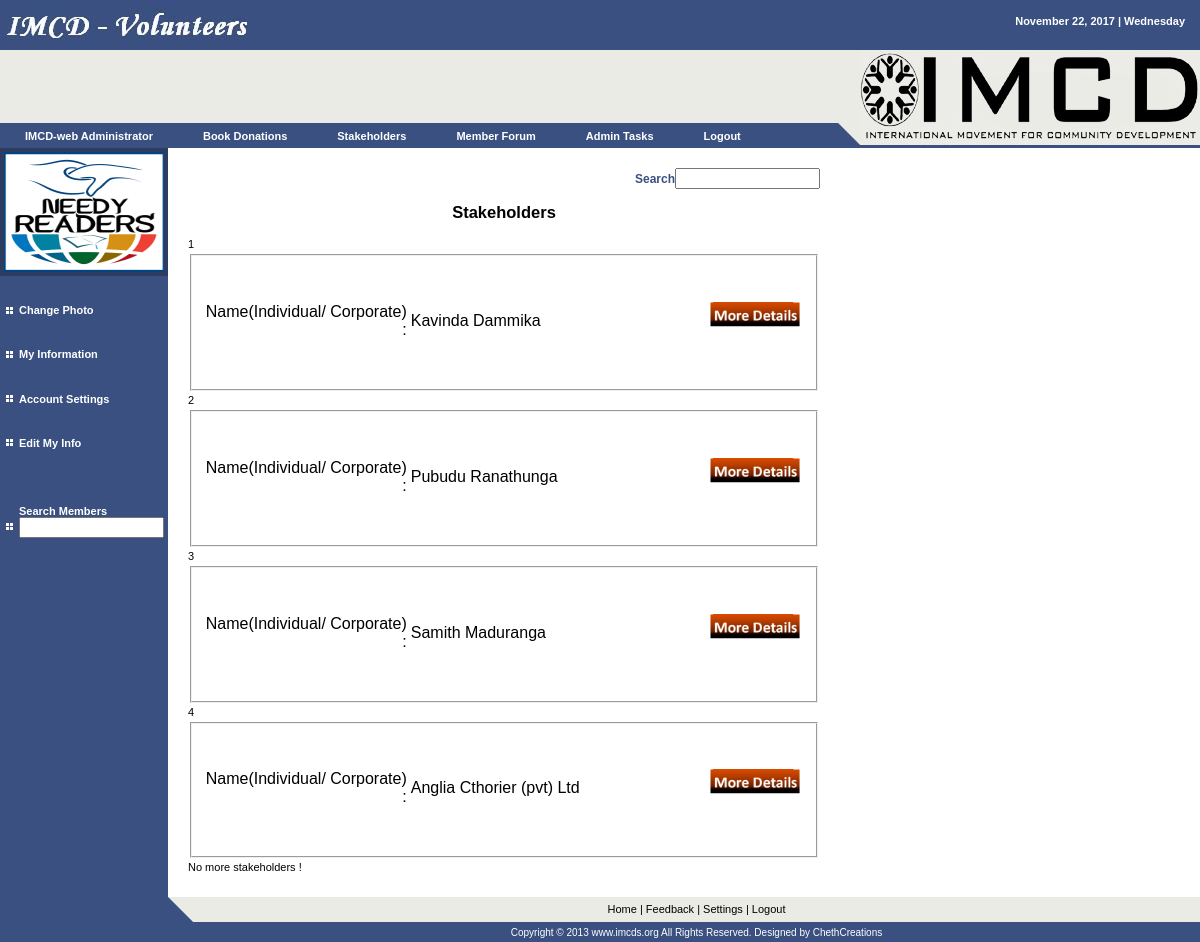
Screenshot of /user/stakeall.php (signed in) with the database file from the repository.
### tables this page shows
CREATE TABLE `user` (
  `uid` int(50) NOT NULL auto_increment,
  `uname` varchar(50) NOT NULL,
  `pword` varchar(200) NOT NULL,
  `fname` varchar(50) NOT NULL,
  `mname` varchar(200) NOT NULL,
  `lname` varchar(50) NOT NULL,
  `dob` varchar(50) NOT NULL,
  `country` varchar(50) NOT NULL,
  `gender` varchar(50) NOT NULL,
  `tele` varchar(50) NOT NULL,
  `email` varchar(50) NOT NULL,
  `seq` varchar(50) NOT NULL,
  `answer` varchar(50) NOT NULL,
  `year` int(10) NOT NULL,
  `fid` varchar(20) NOT NULL,
  `town` varchar(50) NOT NULL,
  `status` varchar(50) NOT NULL default 'pend',
  `utype` varchar(50) NOT NULL default 'nuser',
  PRIMARY KEY  (`uid`)
);

CREATE TABLE `stake` (
  `sname` varchar(100) NOT NULL,
  `scno` varchar(100) NOT NULL,
  `spadrs` varchar(500) NOT NULL,
  `semail` varchar(100) NOT NULL,
  `sdate` varchar(20) NOT NULL,
  `sage` varchar(20) NOT NULL,
  `sgender` varchar(20) NOT NULL,
  `snat` varchar(50) NOT NULL,
  `sbook` int(20) NOT NULL,
  `showc` varchar(30) NOT NULL,
  `shcon` varchar(500) NOT NULL,
  `shelp` varchar(500) NOT NULL,
  `splan` varchar(500) NOT NULL,
  `syes` varchar(500) NOT NULL,
  `srem` varchar(500) NOT NULL,
  `volid` varchar(20) NOT NULL,
  `stid` int(20) NOT NULL auto_increment,
  `sid` varchar(20) NOT NULL,
  PRIMARY KEY  (`stid`)
);

### sess.php (called while the page is built, shortened)
<?php
$name=$_SESSION['fuser'];
$query="select * from user where uname='".$name."' ";
$result=mysql_query($query);
$new=mysql_fetch_array($result);
$f_name=$new['fname'];
$l_name=$new['lname'];
$photo=$new['mname'];
$utype=$new['utype'];
?>

### user/stakeall.php (the view, shortened to what this page needs)
<?php
include('incu/header.php');
$word=$_POST['sch'];
echo '
<div align="right"><form action="stakeall.php" method="post"><a href="../user/stakeall.php" class="menucolo">Search</a><input type="text" name="sch" size="15"></form></div>
<div align="center"><h2>Stakeholders</h2></div>';
$qry="select * from stake where sname like '%$word%'";
$resul=mysql_query($qry);
while($new=mysql_fetch_array($resul)){
$sname=$new['sname'];
$stid=$new['stid'];
$count=$count+1;
echo $count;
echo '<fieldset title="'.$sname.'">
           <table>
  <tr>
    <td><div align="right"><span class="style3">Name(Individual/ Corporate) :</span> </div></td>
    <td width="290">'.$sname.'</td>
	<td>
	  	<form action="stakeinfo.php" method="post">
<input title="More Details" type="image" src="../pictures/more.png" width="100" height="100">
<input type="hidden" name="stid" value="'.$stid.'" />
</form>
	</td>
  </tr>
  </table>
</fieldset>';
}
echo "No more stakeholders !";
include('incu/footer.php');?>

### user/incu/header.php (shortened to what this page needs)
<?php
include('../sess.php');
?>
<html>
<head>
<link rel="stylesheet" href="styles.css" type="text/css">
</head>
<body bgcolor="#ffffff" leftmargin="0" topmargin="0" marginwidth="0" marginheight="0">
<table width="100%" border="0" cellspacing="0" cellpadding="0" height="100%">
  <tr>
    <td bgcolor="#395080" height="50" valign="top">
      <table width="100%" border="0" cellspacing="0" cellpadding="0" height="100%">
        <tr>
          <td width="50%" valign="top"><a href="index.php" class="menutext"> <img name="companyname" src="images/companyname.jpg" width="247" height="50" border="0"></a></td>
          <td width="50%" valign="top">
            <table width="100%" border="0" cellspacing="0" cellpadding="15">
              <tr>
                <td valign="top" align="right" class="menutext">
				<?php echo gmdate("F d, Y | l");?>
				</td>
              </tr>
            </table>
		 </td>
        </tr>
      </table>
    </td>
  </tr>
  <tr>
    <td height="98" valign="top">
      <table width="100%" border="0" cellspacing="0" cellpadding="0" height="100%">
        <tr>
          <td valign="top" width="82%">
            <table width="100%" border="0" cellspacing="0" cellpadding="0" height="100%">
              <tr bgcolor="#EAEBE4">
                <td height="73" valign="top" bgcolor="#EAEBE4"><img src="images/spacer.gif" width="1" height="73"></td>
                <td>&nbsp;</td>
              </tr>
              <tr>
                <td height="25" bgcolor="#395080" class="menutext" nowrap width="100%">
				<ul id="menu">
    <li><a href="../user/myinfo.php" class="menutext"><?php echo $f_name." ".$l_name; ?></a></li>
    <li><a href="pe_don.php" class="menutext">Book Donations</a>
    </li>
	    <li><a href="#" class="menutext">Stakeholders</a>
    </li>
     <li><a href="forum.php" class="menutext">Member Forum</a>
    </li>
	<?php
	if($utype=='admin'){
	echo '
		    <li><a href="#" class="menutext">Admin Tasks</a>
        <ul>
            <li><a href="request.php" class="menutext"><img src="images/square.jpg" width="7" height="7"> &nbsp;&nbsp;Pending Member Requests</a></li>
			<li><a href="allstake.php" class="menutext"><img src="images/square.jpg" width="7" height="7"> &nbsp;&nbsp;All Stakeholders</a></li>
        </ul>
    </li>
	';
	}
	?>
    <li><a href="../user/logout.php" class="menutext">Logout</a>
    </li>
</ul>
				 </td>
                <td height="25" width="22" valign="bottom"><img name="triangle1" src="images/triangle1.jpg" width="22" height="25" border="0"></td>
              </tr>
            </table>
          </td>
          <td valign="top" align="right" width="340"><img name="graphic1" src="images/graphic1.jpg" width="340" height="98" border="0"></td>
        </tr>
      </table>
    </td>
  </tr>
  <tr>
    <td height="72%" valign="top">
      <table width="70%" border="0" cellspacing="0" cellpadding="0" height="100%">
        <tr>
          <td valign="top" width="152" bgcolor="#395080">
            <table width="152" border="0" cellspacing="0" cellpadding="0" height="100%">
              <tr>
                <td width="152" bgcolor="#395080" height="140" valign="top"><a href="../user/photo.php"><img border="4" name="user" src="<?php echo $photo; ?>" width="160" height="120"/></a></td>
              </tr>
              <tr>
                <td valign="top" bgcolor="#395080">
                  <table width="100%" border="0" cellspacing="0" cellpadding="3" height="300">
                    <tr>
                      <td width="10" align="right"><img src="images/square.jpg" width="7" height="7"></td>
                      <td nowrap class="menutext"><a href="../user/photo.php" class="menutext">Change Photo</a></td>
                    </tr>
					<tr>
                      <td width="10" align="right"><img src="images/square.jpg" width="7" height="7"></td>
                      <td class="menutext"><a href="../user/myinfo.php" class="menutext">My Information</a></td>
                    </tr>
                    <tr>
                      <td width="10" align="right"><img src="images/square.jpg" width="7" height="7"></td>
                      <td class="menutext"><a href="../user/editset.php" class="menutext">Account Settings</a></td>
                    </tr>
                    <tr>
                      <td width="10" align="right"><img src="images/square.jpg" width="7" height="7"></td>
                      <td class="menutext"><a href="editme.php" class="menutext">Edit My Info</a></td>
                    </tr>
					<tr>
					<td width="10" align="right"><img src="images/square.jpg" width="7" height="7"></td>
                      <td class="menutext">
					<a href="../user/logall.php" class="menutext">Search Members</a><form action="logall.php" method="post"><input type="text" name="sch" size="15"></form></td>
					</tr>
                  </table>
                </td>
              </tr>
            </table>
          </td>
		   <td valign="top" width="85%">
            <table width="100%" border="0" cellspacing="0" cellpadding="20" height="100%">
              <tr>
                <td valign="top" height="420" class="text">

### user/styles.css (style rules this page uses)
.text { font-family: Verdana, Arial, Helvetica, sans-serif; font-size: 11px; line-height: 19px; color: #000000; text-decoration: none }
a { font-family: Verdana, Arial, Helvetica, sans-serif; font-size: 11px; color: #2C3D61; text-decoration: underline }
.menutext { font-family: Verdana, Arial, Helvetica, sans-serif; font-size: 11px; font-weight: bold; color: #FFFFFF; text-decoration: none }
.menucolo { font-family: Verdana, Arial, Helvetica, sans-serif; font-size: 12px; font-weight: bold; color: #395080; text-decoration: none }
ul { font-family: Arial, Verdana; font-size: 14px; margin: 0; padding: 0; list-style: none; }
ul li { display: block; position: relative; float: left; }
ul li a { display: block; text-decoration: none; color: #ffffff; border-top: 0px solid #ffffff; padding: 5px 25px 5px 25px; background: #395080; margin-left: 0px; }

### rows the page displays
user: fname "IMCD-web", lname "Administrator", mname (picture)
stake: sname "Kavinda Dammika"
stake: sname "Pubudu Ranathunga"
stake: sname "Samith Maduranga"
stake: sname "Anglia Cthorier (pvt) Ltd"

### other values shown
gmdate("F d, Y | l") "November 22, 2017 | Wednesday"
